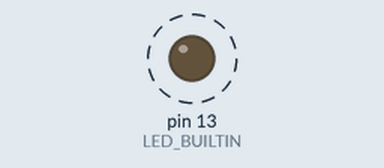
A sketch run on a simulated Arduino Uno, built with avr-gcc and run on an emulated ATmega328P. Parts: output pins drawn as LEDs (lit = HIGH). Dashed ring = blinking. What the sketch prints to the serial monitor is not drawn.

Above: at 0.5 s.
Timing chart, 0 to 4.6 s (numbered marks = the images above):
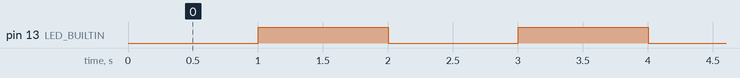

Measured:
- by itself, pin 13 (LED_BUILTIN): alternates HIGH for 1.0 s and LOW for 1.0 s

The sketch:

ESP8266_Connection_Test.ino
```cpp
/*
  Simple ESP8266 Connection Test
  Upload this minimal code first to verify connection
*/

void setup() {
  Serial.begin(115200);
  Serial.println();
  Serial.println("ESP8266 Connection Test");
  Serial.println("If you see this message, upload is working!");

  // Initialize built-in LED
  pinMode(LED_BUILTIN, OUTPUT);
}

void loop() {
  // Blink LED to show it's working
  digitalWrite(LED_BUILTIN, LOW);   // Turn LED on (LOW = on for ESP8266)
  delay(1000);
  digitalWrite(LED_BUILTIN, HIGH);  // Turn LED off
  delay(1000);

  // Print message every 2 seconds
  Serial.println("ESP8266 is working! Time: " + String(millis()));
}
```
